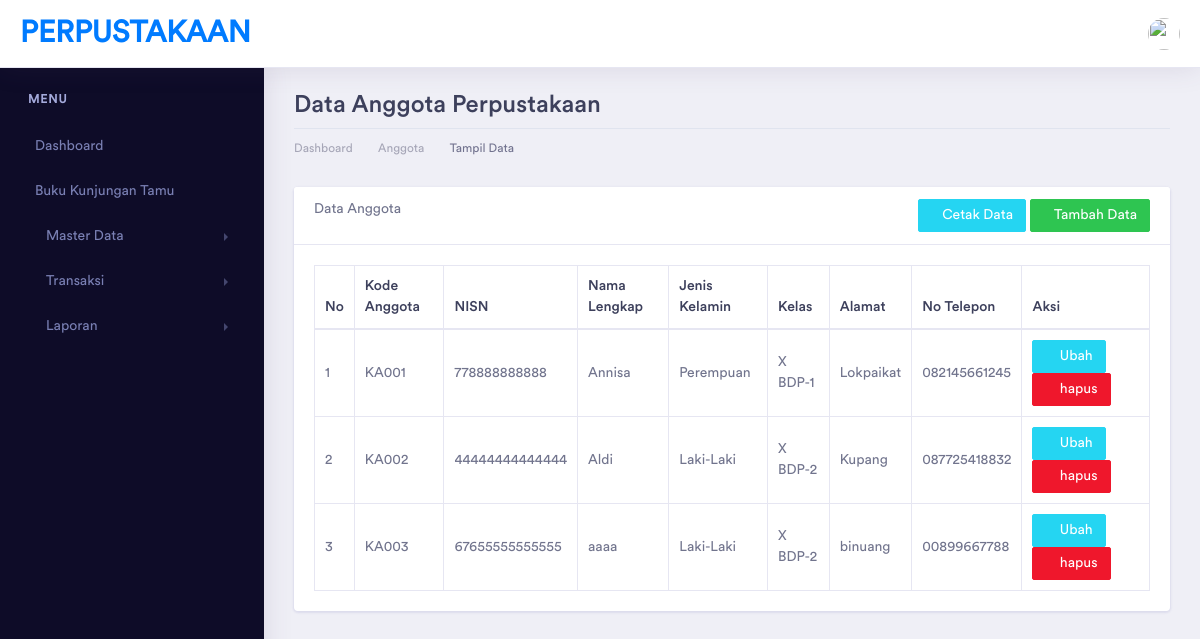
The app's page /index.php/anggota, older data.
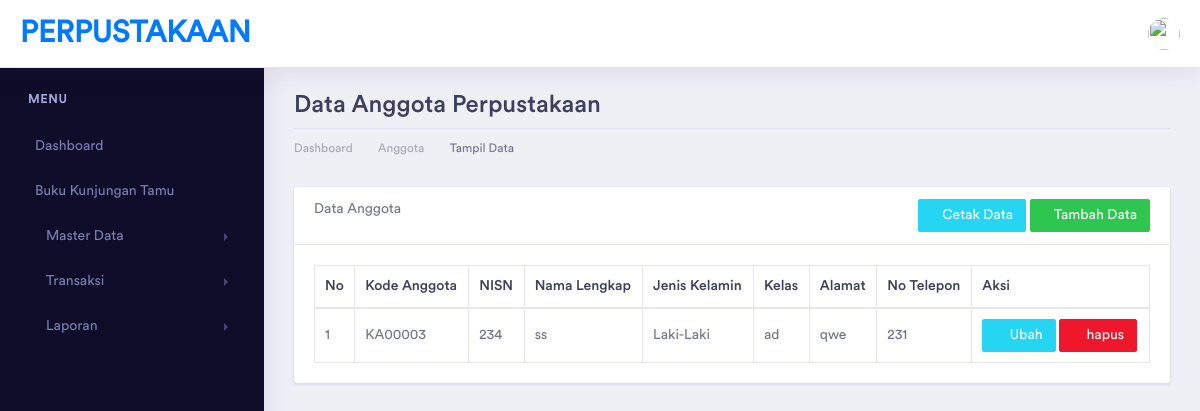
The same page, newer data.
### tables this page shows
CREATE TABLE `anggota` (
  `id_anggota` int(5) NOT NULL,
  `kd_anggota` varchar(10) NOT NULL,
  `nisn` varchar(100) NOT NULL,
  `nama_anggota` varchar(100) NOT NULL,
  `jenis_kelamin` enum('L','P') NOT NULL,
  `kelas_id` int(5) NOT NULL,
  `alamat` varchar(100) NOT NULL,
  `no_telp` varchar(13) NOT NULL
);

CREATE TABLE `kelas` (
  `id_kelas` int(5) NOT NULL,
  `kd_kelas` varchar(10) NOT NULL,
  `nama_kelas` varchar(20) NOT NULL,
  `jumlah_siswa` int(3) NOT NULL
);

### application/controllers/Anggota.php (called while the page is built, shortened)
<?php
class Anggota extends CI_Controller {
    function __construct()
    {
        $this->load->model(array('KelasModel','AnggotaModel'));
    }
	public function index()
	{
        $data['title'] = "Data Anggota Perpustakaan | PERPUSTAKAAN";
        $data['anggota'] = $this->AnggotaModel->get_anggota();
        $data['kelas'] = $this->KelasModel->get_kelas();
		$this->load->view('template/header', $data);
        $this->load->view('template/sidebar');
        $this->load->view('anggota/anggota_read', $data);
        $this->load->view('template/footer');
	}
}

### index.php (called while the page is built, shortened)
<?php
require_once BASEPATH.'core/CodeIgniter.php';

### application/models/AnggotaModel.php (called while the page is built, shortened)
<?php
class AnggotaModel extends CI_Model {
    public function get_anggota()
    {
        $q = "select anggota.*, kelas.nama_kelas from anggota inner join kelas on anggota.kelas_id = kelas.id_kelas";
        return $this->db->query($q)->result();
    }
}

### application/views/anggota/anggota_read.php (the view)
<div class="dashboard-wrapper">
    <div class="container-fluid dashboard-content">
        <div class="row">
            <div class="col-xl-12 col-lg-12 col-md-12 col-sm-12 col-12">
                <div class="page-header">
                    <h2 class="pageheader-title">Data Anggota Perpustakaan </h2>
                    <div class="page-breadcrumb">
                        <nav aria-label="breadcrumb">
                            <ol class="breadcrumb">
                                <li class="breadcrumb-item"><a href="<?= base_url('home')?>" class="breadcrumb-link">Dashboard</a></li>
                                <li class="breadcrumb-item"><a href="<?= base_url('anggota')?>" class="breadcrumb-link">Anggota</a></li>
                                <li class="breadcrumb-item active" aria-current="page">Tampil Data</li>
                            </ol>
                        </nav>
                    </div>
                </div>
            </div>
        </div>
        <div class="row">
            <div class="col-xl-12 col-lg-12 col-md-12 col-sm-12 col-12">
                <div class="card">
                    <div class="card-header">
                        Data Anggota
                        <a href="<?= base_url('anggota/tambah')?>" class="btn btn-sm btn-success float-right">
                            <i class="fa fa-plus"></i>Tambah Data
                        </a>
                        <a href="#" target="_blank" class="btn btn-sm btn-info float-right mr-1">
                            <i class="fa fa-print"></i>Cetak Data
                        </a>
                    </div>
                    <div class="card-body">
                        <table class="table table-bordered">
                            <thead>
                                <tr>
                                    <th>No</th>
                                    <th>Kode Anggota</th>
                                    <th>NISN</th>
                                    <th>Nama Lengkap</th>
                                    <th>Jenis Kelamin</th>
                                    <th>Kelas</th>
                                    <th>Alamat</th>
                                    <th>No Telepon</th>
                                    <th>Aksi</th>
                                </tr>
                            </thead>
                            <tbody>
                                <?php
                                    $no = 1;
                                    foreach($anggota as $a){
                                        if ($a->jenis_kelamin==="P"){
                                            $jkel = "<td>Perempuan</td>";
                                        } else {
                                            $jkel = "<td>Laki-Laki</td>";
                                        }
                                        echo "<tr>
                                            <td>".$no++."</td>
                                            <td>".$a->kd_anggota."</td>
                                            <td>".$a->nisn."</td>
                                            <td>".$a->nama_anggota."</td>
                                            ".$jkel."
                                            <td>".$a->nama_kelas."</td>
                                            <td>".$a->alamat."</td>
                                            <td>".$a->no_telp."</td>
                                            <td>
                                                <a href=".base_url('anggota/ubah/'.$a->id_anggota)." class='btn btn-info btn-sm'>
                                                    <i class='fa fa-edit'></i> Ubah
                                                </a>
                                                <a href=".base_url('anggota/hapus/'.$a->id_anggota)." class='btn btn-danger btn-sm'
                                                    onclick='return confirm(\"ingin hapus data ini?\")'>
                                                    <i class='fa fa-trash'></i> hapus
                                                </a>
                                            </td>
                                            </tr>";
                                    }
                                ?>
                            </tbody>
                        </table>
                    </div>
                </div>
            </div>
        </div>
    </div>
</div>

### application/views/template/header.php (shortened to what this page needs)
<!doctype html>
<html lang="en">
<head>
    <link rel="stylesheet" href="<?php echo base_url('assets/vendor/bootstrap/css/bootstrap.min.css')?>">
    <link href="<?php echo base_url('assets/vendor/fonts/circular-std/style.css')?>" rel="stylesheet">
    <link rel="stylesheet" href="<?php echo base_url('assets/libs/css/style.css')?>">
    <link rel="stylesheet" href="<?php echo base_url('assets/vendor/fonts/fontawesome/css/fontawesome-all.css')?>">
</head>
<body>
    <div class="dashboard-main-wrapper">
       <div class="dashboard-header">
            <nav class="navbar navbar-expand-lg bg-white fixed-top">
                <a class="navbar-brand" href="<?php base_url('home')?>">PERPUSTAKAAN</a>
                <div class="collapse navbar-collapse" id="navbarSupportedContent">
                    <ul class="navbar-nav ml-auto navbar-right-top">
                        <li class="nav-item dropdown nav-user">
                            <a class="nav-link nav-user-img" href="#" id="navbarDropdownMenuLink2" data-toggle="dropdown" aria-haspopup="true" aria-expanded="false"><img src="<?php base_url('assets/images/avatar-1.jpg')?>" alt="" class="user-avatar-md rounded-circle"></a>
                        </li>
                    </ul>
                </div>
            </nav>
        </div>

### application/views/template/sidebar.php (shortened to what this page needs)
<div class="nav-left-sidebar sidebar-dark">
            <div class="menu-list">
                <nav class="navbar navbar-expand-lg navbar-light">
                    <div class="collapse navbar-collapse" id="navbarNav">
                        <ul class="navbar-nav flex-column">
                            <li class="nav-divider">
                                Menu
                            </li>
                            <li class="nav-item">
                                <a class="nav-link" href="<?php echo base_url('home')?>"><i class="fas fa-tachometer" aria-hidden="true"></i>Dashboard</a>
                            </li>
                            <li class="nav-item">
                                <a class="nav-link" href="<?php echo base_url('btamu')?>"><i class="fas fa-addres-book"></i>Buku Kunjungan Tamu</a>
                            </li>
                            <li class="nav-item">
                                <a class="nav-link" href="#" data-toggle="collapse" aria-expanded="false" data-target="#submenu-2" aria-controls="submenu-2"><i class="fas fa-database"></i>Master Data</a>
                            </li>
                            <li class="nav-item ">
                                <a class="nav-link" href="#" data-toggle="collapse" aria-expanded="false" data-target="#submenu-3" aria-controls="submenu-3"><i class="fas fa-archive"></i>Transaksi</a>
                            </li>
                            <li class="nav-item">
                                <a class="nav-link" href="#" data-toggle="collapse" aria-expanded="false" data-target="#submenu-4" aria-controls="submenu-4"><i class="fas fa-file"></i>Laporan</a>
                            </li>
                        </ul>
                    </div>
                </nav>
            </div>
        </div>

### application/views/template/footer.php (shortened to what this page needs)
</div>
</body>
</html>

Row changes from the older to the newer data that the page shows:
removed anggota: kd_anggota "KA001", nisn "778888888888", nama_anggota "Annisa", jenis_kelamin "Perempuan", kelas.nama_kelas "X BDP-1", alamat "Lokpaikat", no_telp "082145661245"
removed anggota: kd_anggota "KA002", nisn "44444444444444", nama_anggota "Aldi", jenis_kelamin "Laki-Laki", kelas.nama_kelas "X BDP-2", alamat "Kupang", no_telp "087725418832"
removed anggota: kd_anggota "KA003", nisn "67655555555555", nama_anggota "aaaa", jenis_kelamin "Laki-Laki", kelas.nama_kelas "X BDP-2", alamat "binuang", no_telp "00899667788"
added anggota: kd_anggota "KA00003", nisn "234", nama_anggota "ss", jenis_kelamin "Laki-Laki", kelas.nama_kelas "ad", alamat "qwe", no_telp "231"
